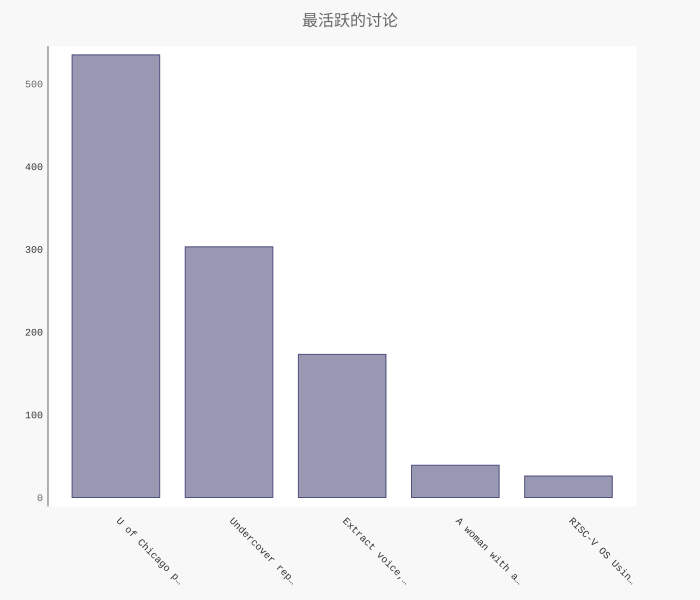

Reproduce this figure in Python.
import requests
from operator import itemgetter
import pygal
from pygal.style import LightColorizedStyle as LCS, LightenStyle as LS

url = 'https://hacker-news.firebaseio.com/v0/topstories.json'
r = requests.get(url)
print('status_code:', r.status_code)

submission_ids = r.json()
submission_dicts = []
for submission_id in submission_ids[:5]:
    # 对于每篇文章,都执行一次API调用
    url = ('https://hacker-news.firebaseio.com/v0/item/' + str(submission_id) + '.json')
    submission_r = requests.get(url)
    print(submission_r.status_code)
    response_dict = submission_r.json()
    submission_dict = {
        'title': response_dict['title'],
        'link': 'http://news.ycombinator.com/item?id=' + str(submission_id),
        'comments': response_dict.get('descendants', 0),
    }
    submission_dicts.append(submission_dict)

# submission_dicts = sorted(submission_dicts, key=itemgetter('comments'), reverse=True)
submission_dicts = sorted(submission_dicts, key=lambda a: a['comments'], reverse=True)
names, comments = [], []
for submission_dict in submission_dicts:
    print('\nTitle:', submission_dict['title'])
    print('Discussion link:', submission_dict['link'])
    print('comments:', submission_dict['comments'])
    name = submission_dict['title']
    names.append(name)
    comment = {
        'value': submission_dict['comments'],
        'label': submission_dict['title'],
        'xlink': submission_dict['link'],
    }
    comments.append(comment)

my_style = LS('#333366', base_style=LCS)
my_config = pygal.Config()
my_config.x_label_rotation = 45
my_config.show_legend = False
my_config.title_font_size = 24
my_config.label_font_size = 14
my_config.major_label_size = 18
my_config.truncate_label = 15
my_config.show_y_guides = False
my_config.width = 700

chart = pygal.Bar(my_config, style=my_style)
chart.x_labels = names
chart.add('', comments)
chart.title = '最活跃的讨论'
chart.render_to_file('17-2 最活跃的讨论.svg')
